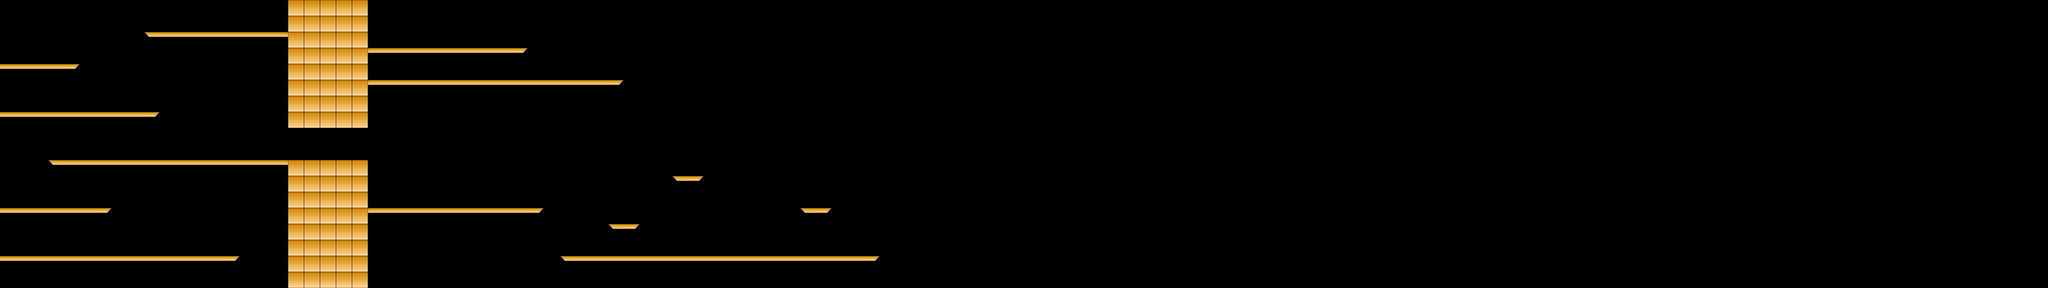

A level layout from a 2D game, rendered from its tile map. Below: a short description, then the map file with its tile-grid data intact:
An orthogonal 128x18 tile map with 64x64 px tiles, 1 tile layer (Tile Layer 1).

<map version="1.0" orientation="orthogonal" renderorder="right-down" width="128" height="18" tilewidth="64" tileheight="64" nextobjectid="1">
 <tileset firstgid="1" name="platforms" tilewidth="64" tileheight="64" tilecount="5" columns="5">
  <image source="extinction/public/images/platforms.png" trans="ffffff" width="320" height="64" />
 </tileset>
 <layer name="Tile Layer 1" width="128" height="18">
  <data encoding="csv">
0,0,0,0,0,0,0,0,0,0,0,0,0,0,0,0,0,0,5,5,5,5,5,0,0,0,0,0,0,0,0,0,0,0,0,0,0,0,0,0,0,0,0,0,0,0,0,0,0,0,0,0,0,0,0,0,0,0,0,0,0,0,0,0,0,0,0,0,0,0,0,0,0,0,0,0,0,0,0,0,0,0,0,0,0,0,0,0,0,0,0,0,0,0,0,0,0,0,0,0,0,0,0,0,0,0,0,0,0,0,0,0,0,0,0,0,0,0,0,0,0,0,0,0,0,0,0,0,
0,0,0,0,0,0,0,0,0,0,0,0,0,0,0,0,0,0,5,5,5,5,5,0,0,0,0,0,0,0,0,0,0,0,0,0,0,0,0,0,0,0,0,0,0,0,0,0,0,0,0,0,0,0,0,0,0,0,0,0,0,0,0,0,0,0,0,0,0,0,0,0,0,0,0,0,0,0,0,0,0,0,0,0,0,0,0,0,0,0,0,0,0,0,0,0,0,0,0,0,0,0,0,0,0,0,0,0,0,0,0,0,0,0,0,0,0,0,0,0,0,0,0,0,0,0,0,0,
0,0,0,0,0,0,0,0,0,2,4,4,4,4,4,4,4,4,5,5,5,5,5,0,0,0,0,0,0,0,0,0,0,0,0,0,0,0,0,0,0,0,0,0,0,0,0,0,0,0,0,0,0,0,0,0,0,0,0,0,0,0,0,0,0,0,0,0,0,0,0,0,0,0,0,0,0,0,0,0,0,0,0,0,0,0,0,0,0,0,0,0,0,0,0,0,0,0,0,0,0,0,0,0,0,0,0,0,0,0,0,0,0,0,0,0,0,0,0,0,0,0,0,0,0,0,0,0,
0,0,0,0,0,0,0,0,0,0,0,0,0,0,0,0,0,0,5,5,5,5,5,4,4,4,4,4,4,4,4,4,3,0,0,0,0,0,0,0,0,0,0,0,0,0,0,0,0,0,0,0,0,0,0,0,0,0,0,0,0,0,0,0,0,0,0,0,0,0,0,0,0,0,0,0,0,0,0,0,0,0,0,0,0,0,0,0,0,0,0,0,0,0,0,0,0,0,0,0,0,0,0,0,0,0,0,0,0,0,0,0,0,0,0,0,0,0,0,0,0,0,0,0,0,0,0,0,
4,4,4,4,3,0,0,0,0,0,0,0,0,0,0,0,0,0,5,5,5,5,5,0,0,0,0,0,0,0,0,0,0,0,0,0,0,0,0,0,0,0,0,0,0,0,0,0,0,0,0,0,0,0,0,0,0,0,0,0,0,0,0,0,0,0,0,0,0,0,0,0,0,0,0,0,0,0,0,0,0,0,0,0,0,0,0,0,0,0,0,0,0,0,0,0,0,0,0,0,0,0,0,0,0,0,0,0,0,0,0,0,0,0,0,0,0,0,0,0,0,0,0,0,0,0,0,0,
0,0,0,0,0,0,0,0,0,0,0,0,0,0,0,0,0,0,5,5,5,5,5,4,4,4,4,4,4,4,4,4,4,4,4,4,4,4,3,0,0,0,0,0,0,0,0,0,0,0,0,0,0,0,0,0,0,0,0,0,0,0,0,0,0,0,0,0,0,0,0,0,0,0,0,0,0,0,0,0,0,0,0,0,0,0,0,0,0,0,0,0,0,0,0,0,0,0,0,0,0,0,0,0,0,0,0,0,0,0,0,0,0,0,0,0,0,0,0,0,0,0,0,0,0,0,0,0,
0,0,0,0,0,0,0,0,0,0,0,0,0,0,0,0,0,0,5,5,5,5,5,0,0,0,0,0,0,0,0,0,0,0,0,0,0,0,0,0,0,0,0,0,0,0,0,0,0,0,0,0,0,0,0,0,0,0,0,0,0,0,0,0,0,0,0,0,0,0,0,0,0,0,0,0,0,0,0,0,0,0,0,0,0,0,0,0,0,0,0,0,0,0,0,0,0,0,0,0,0,0,0,0,0,0,0,0,0,0,0,0,0,0,0,0,0,0,0,0,0,0,0,0,0,0,0,0,
4,4,4,4,4,4,4,4,4,3,0,0,0,0,0,0,0,0,5,5,5,5,5,0,0,0,0,0,0,0,0,0,0,0,0,0,0,0,0,0,0,0,0,0,0,0,0,0,0,0,0,0,0,0,0,0,0,0,0,0,0,0,0,0,0,0,0,0,0,0,0,0,0,0,0,0,0,0,0,0,0,0,0,0,0,0,0,0,0,0,0,0,0,0,0,0,0,0,0,0,0,0,0,0,0,0,0,0,0,0,0,0,0,0,0,0,0,0,0,0,0,0,0,0,0,0,0,0,
0,0,0,0,0,0,0,0,0,0,0,0,0,0,0,0,0,0,0,0,0,0,0,0,0,0,0,0,0,0,0,0,0,0,0,0,0,0,0,0,0,0,0,0,0,0,0,0,0,0,0,0,0,0,0,0,0,0,0,0,0,0,0,0,0,0,0,0,0,0,0,0,0,0,0,0,0,0,0,0,0,0,0,0,0,0,0,0,0,0,0,0,0,0,0,0,0,0,0,0,0,0,0,0,0,0,0,0,0,0,0,0,0,0,0,0,0,0,0,0,0,0,0,0,0,0,0,0,
0,0,0,0,0,0,0,0,0,0,0,0,0,0,0,0,0,0,0,0,0,0,0,0,0,0,0,0,0,0,0,0,0,0,0,0,0,0,0,0,0,0,0,0,0,0,0,0,0,0,0,0,0,0,0,0,0,0,0,0,0,0,0,0,0,0,0,0,0,0,0,0,0,0,0,0,0,0,0,0,0,0,0,0,0,0,0,0,0,0,0,0,0,0,0,0,0,0,0,0,0,0,0,0,0,0,0,0,0,0,0,0,0,0,0,0,0,0,0,0,0,0,0,0,0,0,0,0,
0,0,0,2,4,4,4,4,4,4,4,4,4,4,4,4,4,4,5,5,5,5,5,0,0,0,0,0,0,0,0,0,0,0,0,0,0,0,0,0,0,0,0,0,0,0,0,0,0,0,0,0,0,0,0,0,0,0,0,0,0,0,0,0,0,0,0,0,0,0,0,0,0,0,0,0,0,0,0,0,0,0,0,0,0,0,0,0,0,0,0,0,0,0,0,0,0,0,0,0,0,0,0,0,0,0,0,0,0,0,0,0,0,0,0,0,0,0,0,0,0,0,0,0,0,0,0,0,
0,0,0,0,0,0,0,0,0,0,0,0,0,0,0,0,0,0,5,5,5,5,5,0,0,0,0,0,0,0,0,0,0,0,0,0,0,0,0,0,0,0,2,3,0,0,0,0,0,0,0,0,0,0,0,0,0,0,0,0,0,0,0,0,0,0,0,0,0,0,0,0,0,0,0,0,0,0,0,0,0,0,0,0,0,0,0,0,0,0,0,0,0,0,0,0,0,0,0,0,0,0,0,0,0,0,0,0,0,0,0,0,0,0,0,0,0,0,0,0,0,0,0,0,0,0,0,0,
0,0,0,0,0,0,0,0,0,0,0,0,0,0,0,0,0,0,5,5,5,5,5,0,0,0,0,0,0,0,0,0,0,0,0,0,0,0,0,0,0,0,0,0,0,0,0,0,0,0,0,0,0,0,0,0,0,0,0,0,0,0,0,0,0,0,0,0,0,0,0,0,0,0,0,0,0,0,0,0,0,0,0,0,0,0,0,0,0,0,0,0,0,0,0,0,0,0,0,0,0,0,0,0,0,0,0,0,0,0,0,0,0,0,0,0,0,0,0,0,0,0,0,0,0,0,0,0,
4,4,4,4,4,4,3,0,0,0,0,0,0,0,0,0,0,0,5,5,5,5,5,4,4,4,4,4,4,4,4,4,4,3,0,0,0,0,0,0,0,0,0,0,0,0,0,0,0,0,2,3,0,0,0,0,0,0,0,0,0,0,0,0,0,0,0,0,0,0,0,0,0,0,0,0,0,0,0,0,0,0,0,0,0,0,0,0,0,0,0,0,0,0,0,0,0,0,0,0,0,0,0,0,0,0,0,0,0,0,0,0,0,0,0,0,0,0,0,0,0,0,0,0,0,0,0,0,
0,0,0,0,0,0,0,0,0,0,0,0,0,0,0,0,0,0,5,5,5,5,5,0,0,0,0,0,0,0,0,0,0,0,0,0,0,0,2,3,0,0,0,0,0,0,0,0,0,0,0,0,0,0,0,0,0,0,0,0,0,0,0,0,0,0,0,0,0,0,0,0,0,0,0,0,0,0,0,0,0,0,0,0,0,0,0,0,0,0,0,0,0,0,0,0,0,0,0,0,0,0,0,0,0,0,0,0,0,0,0,0,0,0,0,0,0,0,0,0,0,0,0,0,0,0,0,0,
0,0,0,0,0,0,0,0,0,0,0,0,0,0,0,0,0,0,5,5,5,5,5,0,0,0,0,0,0,0,0,0,0,0,0,0,0,0,0,0,0,0,0,0,0,0,0,0,0,0,0,0,0,0,0,0,0,0,0,0,0,0,0,0,0,0,0,0,0,0,0,0,0,0,0,0,0,0,0,0,0,0,0,0,0,0,0,0,0,0,0,0,0,0,0,0,0,0,0,0,0,0,0,0,0,0,0,0,0,0,0,0,0,0,0,0,0,0,0,0,0,0,0,0,0,0,0,0,
4,4,4,4,4,4,4,4,4,4,4,4,4,4,3,0,0,0,5,5,5,5,5,0,0,0,0,0,0,0,0,0,0,0,0,2,4,4,4,4,4,4,4,4,4,4,4,4,4,4,4,4,4,4,3,0,0,0,0,0,0,0,0,0,0,0,0,0,0,0,0,0,0,0,0,0,0,0,0,0,0,0,0,0,0,0,0,0,0,0,0,0,0,0,0,0,0,0,0,0,0,0,0,0,0,0,0,0,0,0,0,0,0,0,0,0,0,0,0,0,0,0,0,0,0,0,0,0,
0,0,0,0,0,0,0,0,0,0,0,0,0,0,0,0,0,0,5,5,5,5,5,0,0,0,0,0,0,0,0,0,0,0,0,0,0,0,0,0,0,0,0,0,0,0,0,0,0,0,0,0,0,0,0,0,0,0,0,0,0,0,0,0,0,0,0,0,0,0,0,0,0,0,0,0,0,0,0,0,0,0,0,0,0,0,0,0,0,0,0,0,0,0,0,0,0,0,0,0,0,0,0,0,0,0,0,0,0,0,0,0,0,0,0,0,0,0,0,0,0,0,0,0,0,0,0,0
</data>
 </layer>
</map>